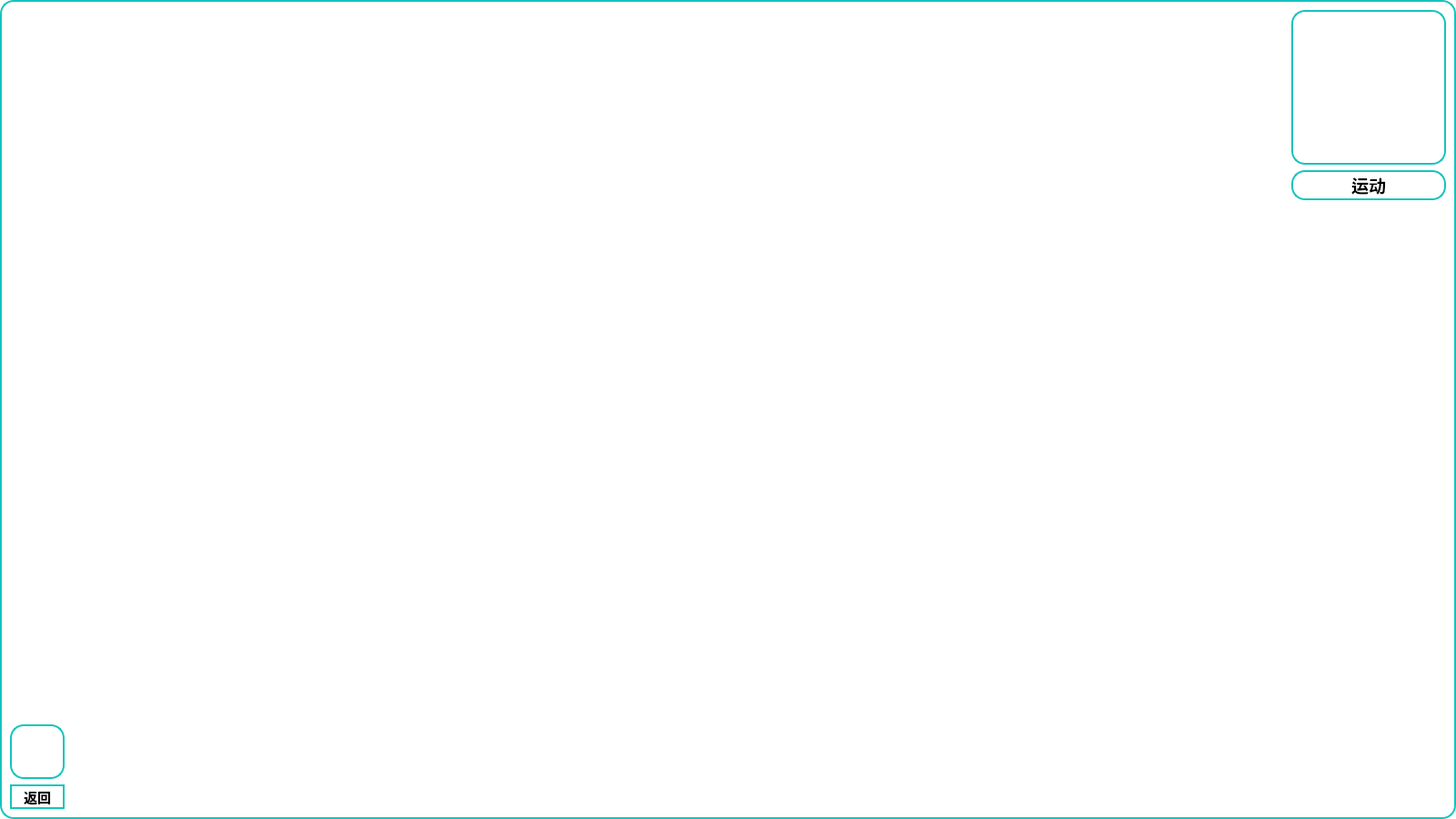
<?xml version="1.0" encoding="UTF-8"?>
<ui version="4.0">
 <class>SportWindow</class>
 <widget class="QWidget" name="SportWindow">
  <property name="geometry">
   <rect>
    <x>0</x>
    <y>0</y>
    <width>1600</width>
    <height>900</height>
   </rect>
  </property>
  <property name="font">
   <font>
    <pointsize>14</pointsize>
   </font>
  </property>
  <property name="windowTitle">
   <string>Form</string>
  </property>
  <property name="styleSheet">
   <string notr="true">background-color: rgb(255, 255, 255);
border:2px solid rgb(20,196,188);border-radius:15px;</string>
  </property>
  <layout class="QGridLayout" name="gridLayout">
   <item row="0" column="0" rowspan="2">
    <spacer name="verticalSpacer">
     <property name="orientation">
      <enum>Qt::Vertical</enum>
     </property>
     <property name="sizeHint" stdset="0">
      <size>
       <width>20</width>
       <height>782</height>
      </size>
     </property>
    </spacer>
   </item>
   <item row="0" column="1">
    <spacer name="horizontalSpacer_2">
     <property name="orientation">
      <enum>Qt::Horizontal</enum>
     </property>
     <property name="sizeHint" stdset="0">
      <size>
       <width>1333</width>
       <height>20</height>
      </size>
     </property>
    </spacer>
   </item>
   <item row="0" column="2">
    <layout class="QVBoxLayout" name="verticalLayout">
     <item>
      <widget class="QLabel" name="label_2">
       <property name="minimumSize">
        <size>
         <width>170</width>
         <height>170</height>
        </size>
       </property>
       <property name="maximumSize">
        <size>
         <width>170</width>
         <height>170</height>
        </size>
       </property>
       <property name="styleSheet">
        <string notr="true">border-image: url(:/icon/SportWindow/sport.png);</string>
       </property>
       <property name="text">
        <string/>
       </property>
      </widget>
     </item>
     <item>
      <widget class="QLabel" name="label_4">
       <property name="font">
        <font>
         <pointsize>14</pointsize>
         <weight>75</weight>
         <bold>true</bold>
        </font>
       </property>
       <property name="text">
        <string>运动</string>
       </property>
       <property name="alignment">
        <set>Qt::AlignCenter</set>
       </property>
      </widget>
     </item>
    </layout>
   </item>
   <item row="1" column="2">
    <spacer name="verticalSpacer_2">
     <property name="orientation">
      <enum>Qt::Vertical</enum>
     </property>
     <property name="sizeHint" stdset="0">
      <size>
       <width>20</width>
       <height>569</height>
      </size>
     </property>
    </spacer>
   </item>
   <item row="2" column="0">
    <layout class="QVBoxLayout" name="verticalLayout_5">
     <item>
      <widget class="QPushButton" name="returnBefore">
       <property name="enabled">
        <bool>true</bool>
       </property>
       <property name="minimumSize">
        <size>
         <width>60</width>
         <height>60</height>
        </size>
       </property>
       <property name="styleSheet">
        <string notr="true">border-image: url(:/icon/SportWindow/return.png);</string>
       </property>
       <property name="text">
        <string/>
       </property>
       <property name="iconSize">
        <size>
         <width>20</width>
         <height>20</height>
        </size>
       </property>
       <property name="autoDefault">
        <bool>false</bool>
       </property>
      </widget>
     </item>
     <item>
      <widget class="QLabel" name="label">
       <property name="font">
        <font>
         <pointsize>11</pointsize>
         <weight>75</weight>
         <bold>true</bold>
        </font>
       </property>
       <property name="text">
        <string>返回</string>
       </property>
       <property name="alignment">
        <set>Qt::AlignCenter</set>
       </property>
      </widget>
     </item>
    </layout>
   </item>
   <item row="2" column="1" colspan="2">
    <spacer name="horizontalSpacer">
     <property name="orientation">
      <enum>Qt::Horizontal</enum>
     </property>
     <property name="sizeHint" stdset="0">
      <size>
       <width>1511</width>
       <height>20</height>
      </size>
     </property>
    </spacer>
   </item>
  </layout>
 </widget>
 <resources/>
 <connections/>
</ui>
